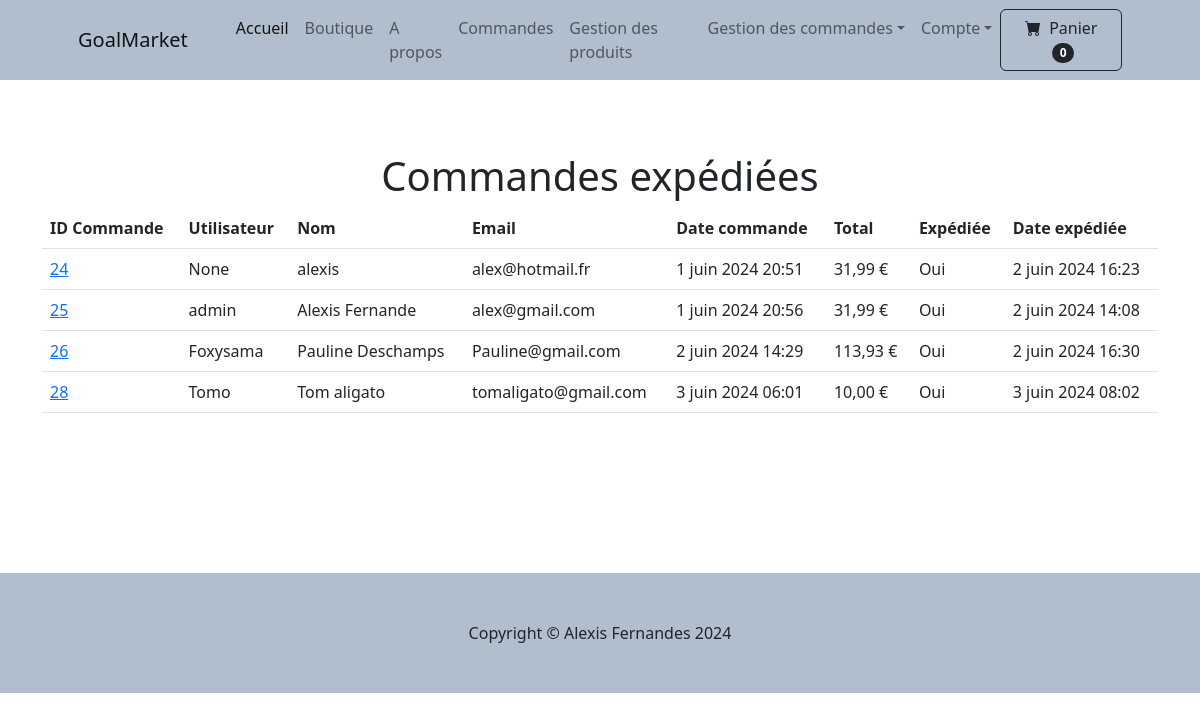
Screenshot of /panier/commande_expedier/ (signed in) with the database file from the repository.
### panier/models.py (models this page shows, shortened)
class Commande (models.Model):
    user = models.ForeignKey(User, on_delete=models.CASCADE, null=True, blank=True)
    name = models.CharField(max_length=200)
    email = models.EmailField(max_length=200)
    address = models.TextField(max_length=15000)
    date_ordered = models.DateTimeField(auto_now_add=True)
    prix_total = models.DecimalField(max_digits=10, decimal_places=2,)
    expedie = models.BooleanField(default=False)
    date_expedie = models.DateTimeField(null=True, blank=True)

### panier/views.py (the view)
# urls.py: path('commande_expedier/', views.commandes_expedier, name='commande_expedier'),
def commandes_expedier(request):
    if request.user.is_authenticated:
        if request.user.is_staff:
            commandes = Commande.objects.all()
            context = {
                'commandes': commandes
            }
            return render(request, 'commande_expedier.html', context)
        else:
            messages.error(request, "Vous n'avez pas les droits pour accéder à cette page")
            return redirect('home')
    else:
        messages.error(request, "Vous devez être connecté pour accéder à cette page")
        return redirect('login')

### panier/context_processors.py (called while the page is built)
def panier(request):
    return {'panier': Panier(request)}

### panier/panier.py (called while the page is built)
    def __len__(self):
        return len(self.panier)

### panier/templates/commande_expedier.html (shortened to what this page needs)
{% extends "nav.html" %}
{% load static %}
{% block content %}
<br><br><br>
<div class="container">
    <h1 class="text-center">Commandes expédiées</h1>
    <table class="table">
        <thead>
            <tr>
                <th>ID Commande</th>
                <th>Utilisateur</th>
                <th>Nom</th>
                <th>Email</th>
                <th>Date commande</th>
                <th>Total</th>
                <th>Expédiée</th>
                <th>Date expédiée</th>
            </tr>
        </thead>
        <tbody>
            {% for commande in commandes %}
            {% if commande.expedie == True %}
            <tr>
                <td><a href="{%url 'commande_detail' commande.id %}">{{ commande.id }}</td></a>
                <td>{{ commande.user }}</td>
                <td>{{ commande.name }}</td>
                <td>{{ commande.email }}</td>
                <td>{{ commande.date_ordered }}</td>
                <td>{{ commande.prix_total }} €</td>
                <td>{{ commande.expedie|yesno:"Oui,Non" }}</td>
                <td>{{ commande.date_expedie }}</td>
            </tr>
            {% endif %}
            {% endfor %}
        </tbody>
    </table>
</div>
<br><br><br><br><br><br>
{% endblock %}

### rows the page displays
Commande: id "24", user "None", name "alexis", email "alex@hotmail.fr", date_ordered "1 juin 2024 20:51", prix_total "31,99", expedie "Oui", date_expedie "2 juin 2024 16:23"
Commande: id "25", user "admin", name "Alexis Fernande", email "alex@gmail.com", date_ordered "1 juin 2024 20:56", prix_total "31,99", expedie "Oui", date_expedie "2 juin 2024 14:08"
Commande: id "26", user "Foxysama", name "Pauline Deschamps", email "Pauline@gmail.com", date_ordered "2 juin 2024 14:29", prix_total "113,93", expedie "Oui", date_expedie "2 juin 2024 16:30"
Commande: id "28", user "Tomo", name "Tom aligato", email "tomaligato@gmail.com", date_ordered "3 juin 2024 06:01", prix_total "10,00", expedie "Oui", date_expedie "3 juin 2024 08:02"

### other values shown
{{ panier|length }} "0"
